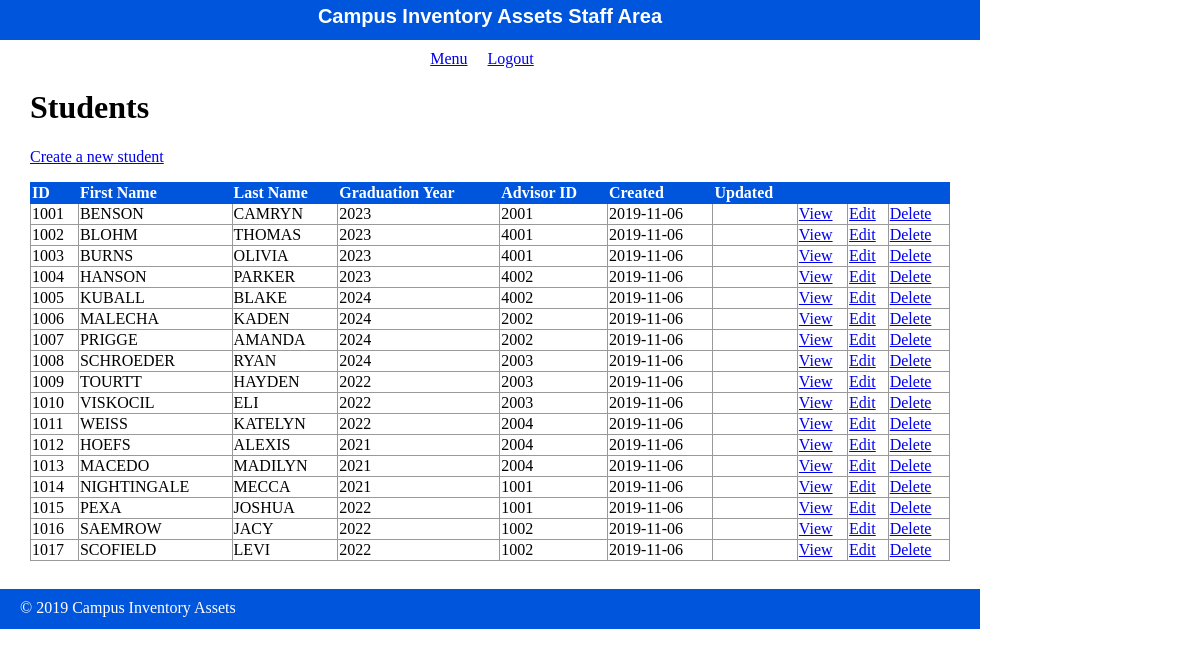
/admin/student/index.php, run on the app's committed database.
### tables this page shows
create table student(
    student_id int(6) Primary Key,
    student_fname varchar(25),
    student_lname varchar(25),
    grad_year int(4),
    advisor_id int(4),
    stu_date_created date,
    stu_date_updated date,
    foreign key(advisor_id) references advisor(advisor_id)
);

### private/functions.php (called while the page is built, shortened)
<?php
$db = db_connect();
function url_for($script_path) {
  return WWW_ROOT . $script_path;
}
function u($string="") {
  return urlencode($string);
}
function h($string="") {
  return htmlspecialchars($string);
}
function query($sql){
  global $db;
  $result = mysqli_query($db, $sql);
  return $result;
}
?>

### public/admin/student/index.php (the view, shortened to what this page needs)
<?php
include(SHARED_PATH . '/admin_header.php');
$sql = "select * from student";
$student_set = query($sql);
?>
<div id="content">
  <div class="pages listing">
    <h1>Students</h1>
    <div class="actions">
      <a class="action" href="<?php echo url_for('/admin/student/new.php'); ?>">Create a new student</a>
    </div>
  	<table class="list">
  	  <tr>
        <th>ID</th>
        <th>First Name</th>
        <th>Last Name</th>
        <th>Graduation Year</th>
        <th>Advisor ID</th>
  	    <th>Created</th>
        <th>Updated</th>
  	    <th>&nbsp;</th>
  	    <th>&nbsp;</th>
        <th>&nbsp;</th>
  	  </tr>
      <?php while($index = mysqli_fetch_assoc($student_set)) { ?>
        <tr>
          <td><?php echo h($index['student_id']); ?></td>
          <td><?php echo h($index['student_fname']); ?></td>
    	    <td><?php echo h($index['student_lname']); ?></td>
          <td><?php echo h($index['grad_year']); ?></td>
          <td><?php echo h($index['advisor_id']); ?></td>
          <td><?php echo h($index['stu_date_created']); ?></td>
          <td><?php echo h($index['stu_date_updated']); ?></td>
          <td><a class="action" href="<?php echo url_for('/admin/adivsor/show.php?id=' . h(u($index['advisor_id']))); ?>">View</a></td>
          <td><a class="action" href="<?php echo url_for('/admin/adivsor/edit.php?id=' . h(u($index['advisor_id']))); ?>">Edit</a></td>
          <td><a class="action" href="<?php echo url_for('/admin/adivsor/delete.php?id=' . h(u($index['advisor_id']))); ?>">Delete</a></td>
    	  </tr>
      <?php } ?>
  	</table>
  </div>
</div>
<?php include(SHARED_PATH . '/admin_footer.php'); ?>

### public/stylesheets/staff.css (style rules this page uses)
html { height: 100%; width: 100%; }
body { height: 980px; width: 100%; margin: 0; padding: 0; }
#content { width: 920px; min-height: 500px; padding: 0 30px; }
.actions { margin-bottom: 1em; }
table { border-collapse: collapse; vertical-align: top; }
table.list { width: 100%; }
table.list tr td { border: 1px solid #999999; }
table.list tr th { border: 1px solid #0055DD; background: #0055DD; color: white; text-align: left; }

### data on the page
student: student_id "1001", student_fname "BENSON", student_lname "CAMRYN", grad_year "2023", advisor "2001", stu_date_created "2019-11-06"
student: student_id "1002", student_fname "BLOHM", student_lname "THOMAS", grad_year "2023", advisor "4001", stu_date_created "2019-11-06"
student: student_id "1003", student_fname "BURNS", student_lname "OLIVIA", grad_year "2023", advisor "4001", stu_date_created "2019-11-06"
student: student_id "1004", student_fname "HANSON", student_lname "PARKER", grad_year "2023", advisor "4002", stu_date_created "2019-11-06"
student: student_id "1005", student_fname "KUBALL", student_lname "BLAKE", grad_year "2024", advisor "4002", stu_date_created "2019-11-06"
student: student_id "1006", student_fname "MALECHA", student_lname "KADEN", grad_year "2024", advisor "2002", stu_date_created "2019-11-06"
student: student_id "1007", student_fname "PRIGGE", student_lname "AMANDA", grad_year "2024", advisor "2002", stu_date_created "2019-11-06"
student: student_id "1008", student_fname "SCHROEDER", student_lname "RYAN", grad_year "2024", advisor "2003", stu_date_created "2019-11-06"
student: student_id "1009", student_fname "TOURTT", student_lname "HAYDEN", grad_year "2022", advisor "2003", stu_date_created "2019-11-06"
student: student_id "1010", student_fname "VISKOCIL", student_lname "ELI", grad_year "2022", advisor "2003", stu_date_created "2019-11-06"
student: student_id "1011", student_fname "WEISS", student_lname "KATELYN", grad_year "2022", advisor "2004", stu_date_created "2019-11-06"
student: student_id "1012", student_fname "HOEFS", student_lname "ALEXIS", grad_year "2021", advisor "2004", stu_date_created "2019-11-06"
student: student_id "1013", student_fname "MACEDO", student_lname "MADILYN", grad_year "2021", advisor "2004", stu_date_created "2019-11-06"
student: student_id "1014", student_fname "NIGHTINGALE", student_lname "MECCA", grad_year "2021", advisor "1001", stu_date_created "2019-11-06"
student: student_id "1015", student_fname "PEXA", student_lname "JOSHUA", grad_year "2022", advisor "1001", stu_date_created "2019-11-06"
student: student_id "1016", student_fname "SAEMROW", student_lname "JACY", grad_year "2022", advisor "1002", stu_date_created "2019-11-06"
student: student_id "1017", student_fname "SCOFIELD", student_lname "LEVI", grad_year "2022", advisor "1002", stu_date_created "2019-11-06"
